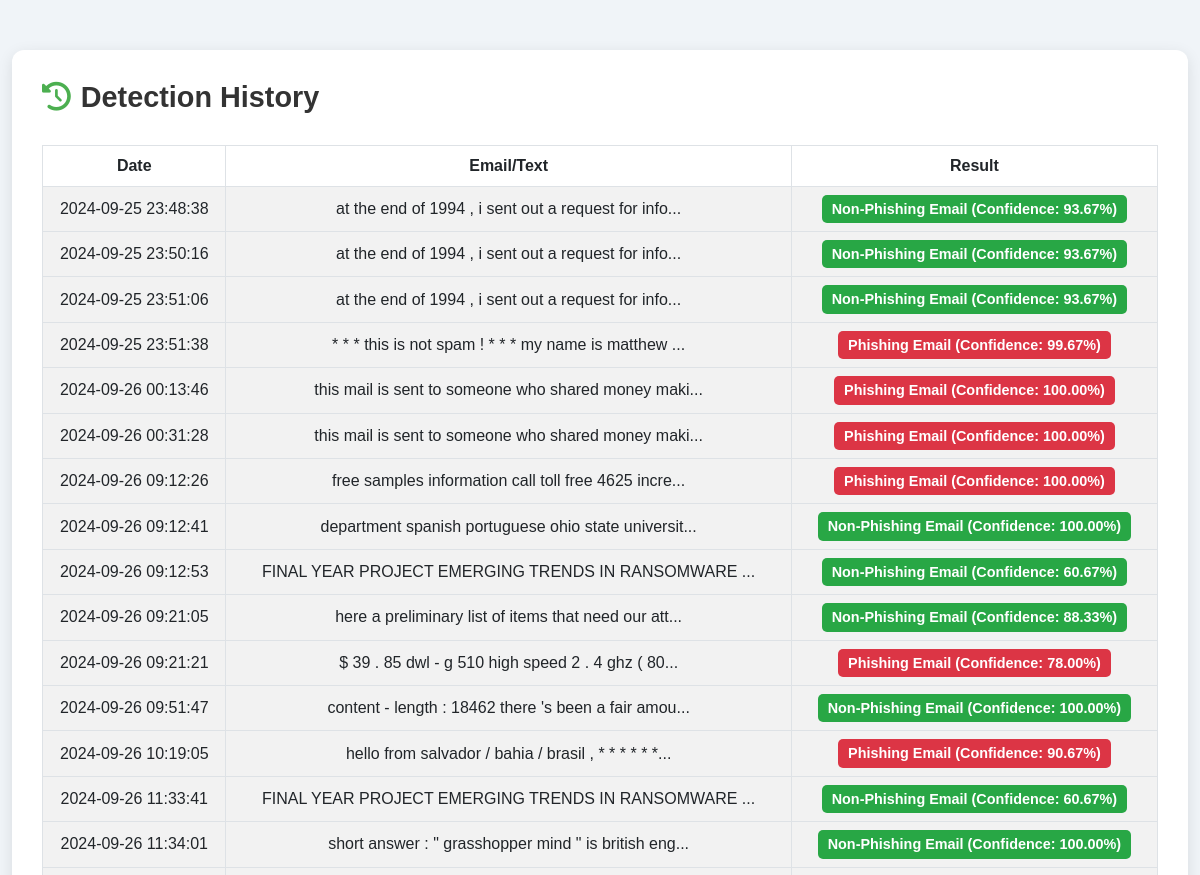
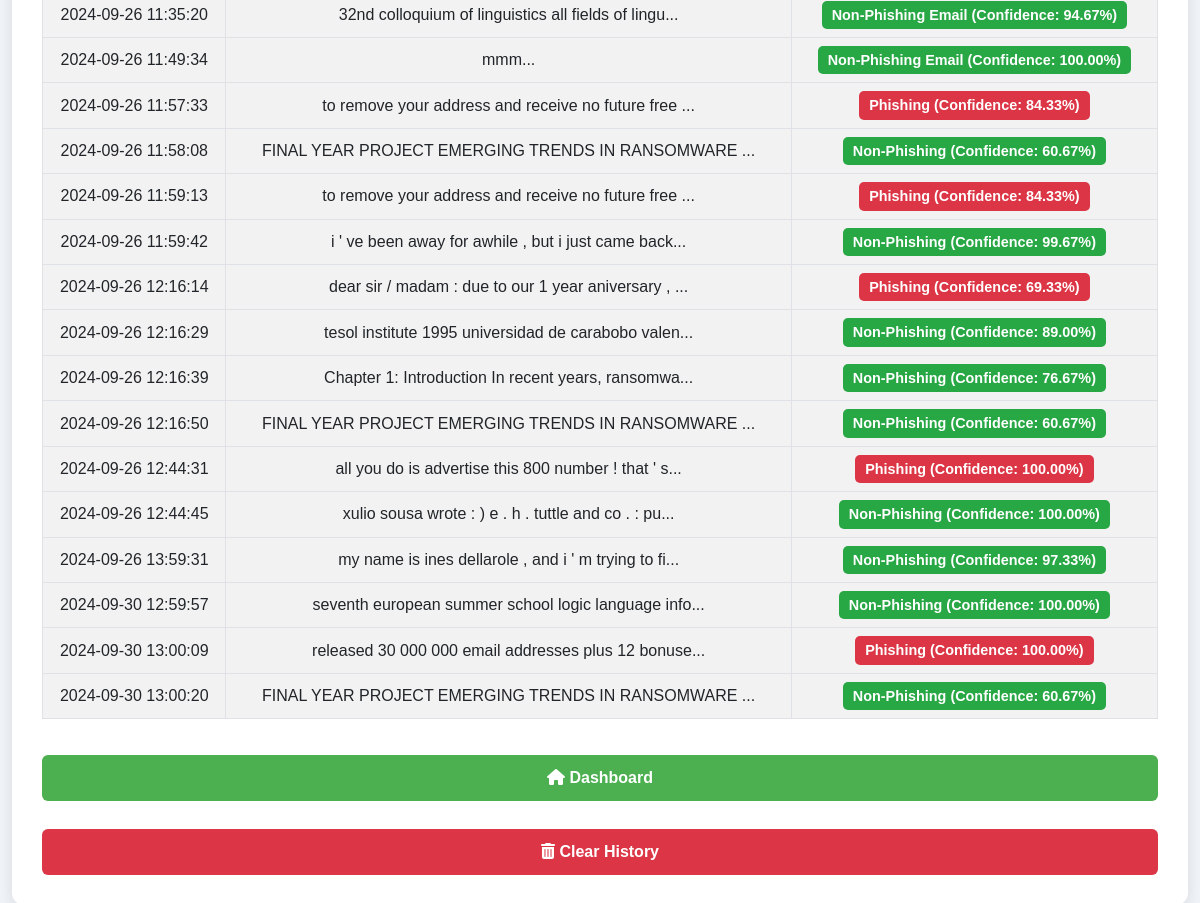
The app's page /history (signed in) with its own data (2 pictures, top to bottom).
### tables this page shows
CREATE TABLE detection_history (
                    id INTEGER PRIMARY KEY AUTOINCREMENT,
                    user_id INTEGER,
                    email_text TEXT,
                    result TEXT,
                    detection_date TIMESTAMP DEFAULT CURRENT_TIMESTAMP,
                    FOREIGN KEY (user_id) REFERENCES users(id) ON DELETE CASCADE
                );

### app.py (the view)
@app.route('/history')
@login_required
def history():
    conn = get_db_connection()
    if conn:
        history = conn.execute('SELECT * FROM detection_history WHERE user_id = ?', (current_user.id,)).fetchall()
        conn.close()
        return render_template('history.html', history=history)
    else:
        flash('Error fetching history', 'danger')
        return redirect(url_for('index'))

### app.py (called while the page is built)
@login_manager.user_loader
def load_user(user_id):
    return User(user_id)

def get_db_connection():
    try:
        conn = sqlite3.connect('users.db')  # Connect to SQLite database
        conn.row_factory = sqlite3.Row  # Return rows as dictionaries
        return conn
    except sqlite3.Error as e:
        logging.error(f"Database connection error: {e}")
        return None

### templates/history.html (shortened to what this page needs)
<!DOCTYPE html>
<html lang="en">
<head>
    <link href="https://cdn.jsdelivr.net/npm/bootstrap@5.3.0-alpha1/dist/css/bootstrap.min.css" rel="stylesheet">
    <link href="https://cdnjs.cloudflare.com/ajax/libs/font-awesome/6.0.0-beta3/css/all.min.css" rel="stylesheet">
</head>
<body>
    <div class="container">
        <div class="history-container">
            <h2><i class="fas fa-history"></i> Detection History</h2>
            {% if history %}
            <table class="table table-striped table-bordered">
                <thead>
                    <tr>
                        <th>Date</th>
                        <th>Email/Text</th>
                        <th>Result</th>
                    </tr>
                </thead>
                <tbody>
                    {% for entry in history %}
                    <tr>
                        <td>{{ entry['detection_date'] }}</td>
                        <td>{{ entry['email_text'][:50] }}...</td>
                        <td>
                            {% if "Non-Phishing" in entry['result'] %}
                            <span class="badge badge-success">{{ entry['result'] }}</span>
                            {% else %}
                            <span class="badge badge-danger">{{ entry['result'] }}</span>
                            {% endif %}
                        </td>
                    </tr>
                    {% endfor %}
                </tbody>
            </table>
            {% else %}
            <p>No detection history found.</p>
            {% endif %}
            <div class="d-grid gap-2">
                <a href="{{ url_for('index') }}" class="btn btn-custom"><i class="fas fa-home"></i> Dashboard</a>
                <button class="btn btn-clear" data-bs-toggle="modal" data-bs-target="#clearHistoryModal">
                    <i class="fas fa-trash-alt"></i> Clear History
                </button>
            </div>
        </div>
    </div>
</body>
</html>

### templates/history.html (style rules this page uses)
body { font-family: 'Poppins', sans-serif; background-color: #f0f4f8; color: #333; margin: 0; padding: 0; animation: fadeIn 1s ease-in-out; }
.container { margin-top: 50px; max-width: 1200px; }
.history-container { background-color: #ffffff; padding: 30px; border-radius: 12px; box-shadow: 0 4px 15px rgba(0, 0, 0, 0.1); }
.history-container h2 { display: flex; align-items: center; margin-bottom: 30px; font-size: 1.8rem; font-weight: 600; color: #333; }
.history-container h2 i { margin-right: 10px; color: #4CAF50; }
table { width: 100%; border-collapse: collapse; margin-bottom: 20px; }
th { background-color: #4CAF50; color:#000000; font-weight: bold; text-align: center; padding: 10px; border-radius: 5px; }
td { padding: 15px; background-color: #f9f9f9; color: #555; text-align: center; vertical-align: middle; }
tr:nth-child(even) td { background-color: #f2f2f2; }
.badge { font-size: 0.9rem; padding: 7px 10px; font-weight: 600; border-radius: 5px; }
.badge-success { background-color: #28a745; color: #fff; }
.badge-danger { background-color: #dc3545; color: #fff; }
.btn-custom { background-color: #4CAF50; color: white; font-size: 1rem; font-weight: 600; transition: background-color 0.3s ease, transform 0.2s ease; }
.btn-clear { background-color: #dc3545; color: white; font-size: 1rem; font-weight: 600; }
.d-grid .btn { padding: 10px 0; margin-top: 20px; }

### records on screen
detection_history: detection_date "2024-09-25 23:48:38", email_text "at the end of 1994 , i sent out a request for info", result "Non-Phishing Email (Confidence: 93.67%)"
detection_history: detection_date "2024-09-25 23:50:16", email_text "at the end of 1994 , i sent out a request for info", result "Non-Phishing Email (Confidence: 93.67%)"
detection_history: detection_date "2024-09-25 23:51:06", email_text "at the end of 1994 , i sent out a request for info", result "Non-Phishing Email (Confidence: 93.67%)"
detection_history: detection_date "2024-09-25 23:51:38", email_text "* * * this is not spam ! * * * my name is matthew", result "Phishing Email (Confidence: 99.67%)"
detection_history: detection_date "2024-09-26 00:13:46", email_text "this mail is sent to someone who shared money maki", result "Phishing Email (Confidence: 100.00%)"
detection_history: detection_date "2024-09-26 00:31:28", email_text "this mail is sent to someone who shared money maki", result "Phishing Email (Confidence: 100.00%)"
detection_history: detection_date "2024-09-26 09:12:26", email_text "free samples information call toll free 4625 incre", result "Phishing Email (Confidence: 100.00%)"
detection_history: detection_date "2024-09-26 09:12:41", email_text "department spanish portuguese ohio state universit", result "Non-Phishing Email (Confidence: 100.00%)"
detection_history: detection_date "2024-09-26 09:12:53", email_text "FINAL YEAR PROJECT EMERGING TRENDS IN RANSOMWARE", result "Non-Phishing Email (Confidence: 60.67%)"
detection_history: detection_date "2024-09-26 09:21:05", email_text "here a preliminary list of items that need our att", result "Non-Phishing Email (Confidence: 88.33%)"
detection_history: detection_date "2024-09-26 09:21:21", email_text "$ 39 . 85 dwl - g 510 high speed 2 . 4 ghz ( 80", result "Phishing Email (Confidence: 78.00%)"
detection_history: detection_date "2024-09-26 09:51:47", email_text "content - length : 18462 there 's been a fair amou", result "Non-Phishing Email (Confidence: 100.00%)"
detection_history: detection_date "2024-09-26 10:19:05", email_text "hello from salvador / bahia / brasil , * * * * * *", result "Phishing Email (Confidence: 90.67%)"
detection_history: detection_date "2024-09-26 11:33:41", email_text "FINAL YEAR PROJECT EMERGING TRENDS IN RANSOMWARE", result "Non-Phishing Email (Confidence: 60.67%)"
detection_history: detection_date "2024-09-26 11:34:01", email_text "short answer : \" grasshopper mind \" is british eng", result "Non-Phishing Email (Confidence: 100.00%)"
detection_history: detection_date "2024-09-26 11:35:20", email_text "32nd colloquium of linguistics all fields of lingu", result "Non-Phishing Email (Confidence: 94.67%)"
detection_history: detection_date "2024-09-26 11:49:34", email_text "mmm", result "Non-Phishing Email (Confidence: 100.00%)"
detection_history: detection_date "2024-09-26 11:57:33", email_text "to remove your address and receive no future free", result "Phishing (Confidence: 84.33%)"
detection_history: detection_date "2024-09-26 11:58:08", email_text "FINAL YEAR PROJECT EMERGING TRENDS IN RANSOMWARE", result "Non-Phishing (Confidence: 60.67%)"
detection_history: detection_date "2024-09-26 11:59:13", email_text "to remove your address and receive no future free", result "Phishing (Confidence: 84.33%)"
detection_history: detection_date "2024-09-26 11:59:42", email_text "i ' ve been away for awhile , but i just came back", result "Non-Phishing (Confidence: 99.67%)"
detection_history: detection_date "2024-09-26 12:16:14", email_text "dear sir / madam : due to our 1 year aniversary ,", result "Phishing (Confidence: 69.33%)"
detection_history: detection_date "2024-09-26 12:16:29", email_text "tesol institute 1995 universidad de carabobo valen", result "Non-Phishing (Confidence: 89.00%)"
detection_history: detection_date "2024-09-26 12:16:39", email_text "Chapter 1: Introduction In recent years, ransomwa", result "Non-Phishing (Confidence: 76.67%)"
detection_history: detection_date "2024-09-26 12:16:50", email_text "FINAL YEAR PROJECT EMERGING TRENDS IN RANSOMWARE", result "Non-Phishing (Confidence: 60.67%)"
detection_history: detection_date "2024-09-26 12:44:31", email_text "all you do is advertise this 800 number ! that ' s", result "Phishing (Confidence: 100.00%)"
detection_history: detection_date "2024-09-26 12:44:45", email_text "xulio sousa wrote : ) e . h . tuttle and co . : pu", result "Non-Phishing (Confidence: 100.00%)"
detection_history: detection_date "2024-09-26 13:59:31", email_text "my name is ines dellarole , and i ' m trying to fi", result "Non-Phishing (Confidence: 97.33%)"
detection_history: detection_date "2024-09-30 12:59:57", email_text "seventh european summer school logic language info", result "Non-Phishing (Confidence: 100.00%)"
detection_history: detection_date "2024-09-30 13:00:09", email_text "released 30 000 000 email addresses plus 12 bonuse", result "Phishing (Confidence: 100.00%)"
detection_history: detection_date "2024-09-30 13:00:20", email_text "FINAL YEAR PROJECT EMERGING TRENDS IN RANSOMWARE", result "Non-Phishing (Confidence: 60.67%)"
